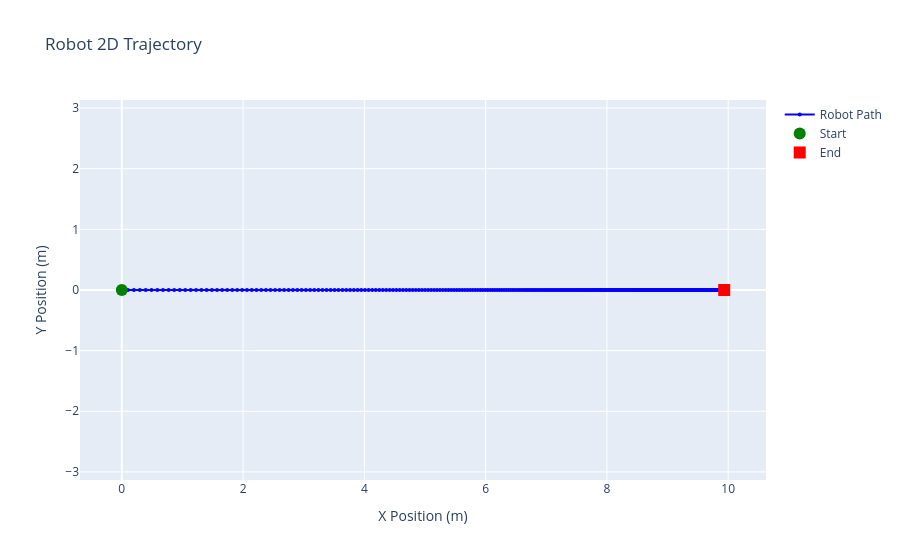

The notebook cell this image was saved under:
### Markdown cell above
# P contoller

### Code cell
p_ctrl_plant = DifferentialDriveRobot(r, L, initial_state)

x_target = 10
dt = 0.01
kp = 1

state_history = [initial_state]
errors = []
v_s = []
for i in range(500):
    x_current, _, _ = p_ctrl_plant.current_state
    e = x_target - x_current
    errors.append(e)
    v_needed = kp * e
    v_s.append(v_needed)

    omega_needed = v_needed / r
    new_state = p_ctrl_plant.simulation_step(omega_needed, omega_needed, dt)

    state_history.append(new_state)

plot_trajectory(state_history)
plot_errors(errors, dt)
plot_velocity(v_s, dt)

### Figure 1 — Plotly figure (JSON) as saved in the notebook; plotly's stock layout.template omitted (floating-point values rounded to 4 significant figures; data arrays with more than 128 entries replaced by an {"elided": "..."} marker saying what was removed)
{"data": [{"line": {"color": "blue", "width": 2}, "marker": {"size": 4}, "mode": "lines+markers", "name": "Robot Path", "type": "scatter", "x": {"elided": "501 float values"}, "y": {"elided": "501 int values"}}, {"marker": {"color": "green", "size": 12, "symbol": "circle"}, "mode": "markers", "name": "Start", "type": "scatter", "x": [0], "y": [0]}, {"marker": {"color": "red", "size": 12, "symbol": "square"}, "mode": "markers", "name": "End", "type": "scatter", "x": [9.934], "y": [0]}], "layout": {"hovermode": "closest", "showlegend": true, "title": {"text": "Robot 2D Trajectory"}, "xaxis": {"title": {"text": "X Position (m)"}}, "yaxis": {"scaleanchor": "x", "scaleratio": 1, "title": {"text": "Y Position (m)"}}}}
